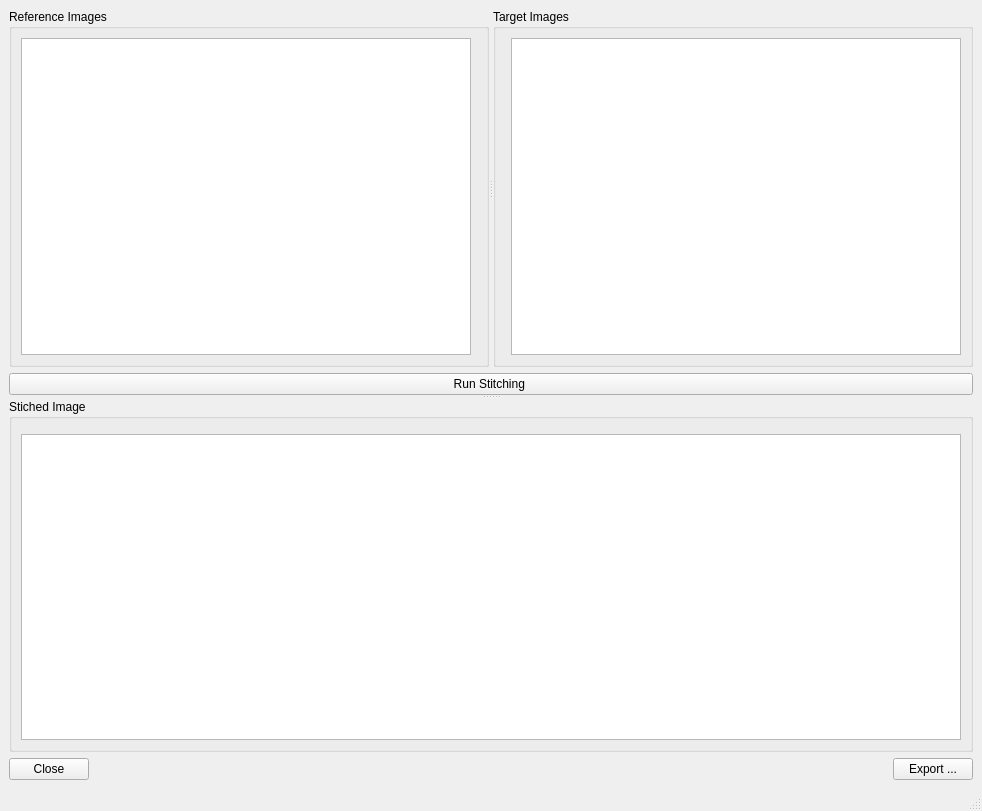
<?xml version="1.0" encoding="UTF-8"?>
<ui version="4.0">
 <class>MainWindow</class>
 <widget class="QMainWindow" name="MainWindow">
  <property name="geometry">
   <rect>
    <x>0</x>
    <y>0</y>
    <width>982</width>
    <height>811</height>
   </rect>
  </property>
  <property name="windowTitle">
   <string>MainWindow</string>
  </property>
  <widget class="QWidget" name="centralwidget">
   <layout class="QVBoxLayout" name="verticalLayout_5">
    <item>
     <widget class="QSplitter" name="splitter">
      <property name="orientation">
       <enum>Qt::Vertical</enum>
      </property>
      <widget class="QWidget" name="">
       <layout class="QVBoxLayout" name="verticalLayout_4">
        <item>
         <widget class="QSplitter" name="splitter_3">
          <property name="orientation">
           <enum>Qt::Horizontal</enum>
          </property>
          <widget class="QGroupBox" name="groupBox_2">
           <property name="title">
            <string>Reference Images</string>
           </property>
           <layout class="QVBoxLayout" name="verticalLayout_2">
            <item>
             <layout class="QHBoxLayout" name="horizontalLayout_3">
              <item>
               <widget class="QTableWidget" name="reference_table"/>
              </item>
              <item>
               <widget class="QWidget" name="reference_widget" native="true"/>
              </item>
             </layout>
            </item>
           </layout>
          </widget>
          <widget class="QGroupBox" name="groupBox">
           <property name="title">
            <string>Target Images</string>
           </property>
           <layout class="QVBoxLayout" name="verticalLayout">
            <item>
             <layout class="QHBoxLayout" name="horizontalLayout_2">
              <item>
               <widget class="QWidget" name="target_widget" native="true"/>
              </item>
              <item>
               <widget class="QTableWidget" name="target_table"/>
              </item>
             </layout>
            </item>
           </layout>
          </widget>
         </widget>
        </item>
        <item>
         <widget class="QPushButton" name="run_stitching_button">
          <property name="text">
           <string>Run Stitching </string>
          </property>
         </widget>
        </item>
       </layout>
      </widget>
      <widget class="QGroupBox" name="groupBox_3">
       <property name="title">
        <string>Stiched Image</string>
       </property>
       <layout class="QVBoxLayout" name="verticalLayout_3">
        <item>
         <widget class="QWidget" name="stitched_widget" native="true"/>
        </item>
        <item>
         <widget class="QTableWidget" name="stitched_table"/>
        </item>
       </layout>
      </widget>
     </widget>
    </item>
    <item>
     <layout class="QHBoxLayout" name="horizontalLayout">
      <item>
       <widget class="QPushButton" name="cancel_button">
        <property name="text">
         <string>Close</string>
        </property>
       </widget>
      </item>
      <item>
       <spacer name="horizontalSpacer">
        <property name="orientation">
         <enum>Qt::Horizontal</enum>
        </property>
        <property name="sizeHint" stdset="0">
         <size>
          <width>40</width>
          <height>20</height>
         </size>
        </property>
       </spacer>
      </item>
      <item>
       <widget class="QPushButton" name="apply_button">
        <property name="text">
         <string>Export ...</string>
        </property>
       </widget>
      </item>
     </layout>
    </item>
   </layout>
  </widget>
  <widget class="QMenuBar" name="menubar">
   <property name="geometry">
    <rect>
     <x>0</x>
     <y>0</y>
     <width>982</width>
     <height>22</height>
    </rect>
   </property>
  </widget>
  <widget class="QStatusBar" name="statusbar"/>
 </widget>
 <resources/>
 <connections>
  <connection>
   <sender>cancel_button</sender>
   <signal>clicked()</signal>
   <receiver>MainWindow</receiver>
   <slot>cancel_clicked()</slot>
   <hints>
    <hint type="sourcelabel">
     <x>59</x>
     <y>602</y>
    </hint>
    <hint type="destinationlabel">
     <x>179</x>
     <y>478</y>
    </hint>
   </hints>
  </connection>
  <connection>
   <sender>apply_button</sender>
   <signal>clicked()</signal>
   <receiver>MainWindow</receiver>
   <slot>apply_clicked()</slot>
   <hints>
    <hint type="sourcelabel">
     <x>886</x>
     <y>602</y>
    </hint>
    <hint type="destinationlabel">
     <x>552</x>
     <y>492</y>
    </hint>
   </hints>
  </connection>
 </connections>
 <slots>
  <slot>cancel_clicked()</slot>
  <slot>apply_clicked()</slot>
  <slot>circle_center_changed()</slot>
  <slot>sector_radio_button_changed()</slot>
  <slot>sector_changed()</slot>
  <slot>guide_color_changed()</slot>
  <slot>grid_size_changed()</slot>
 </slots>
</ui>
